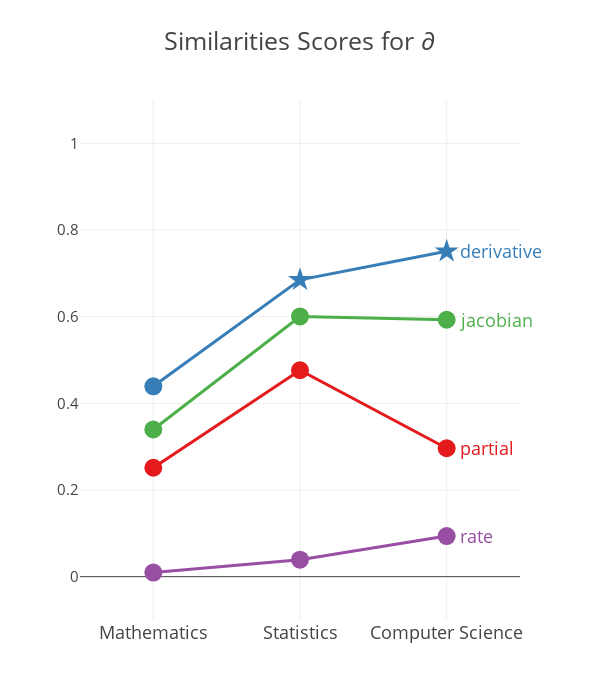

Write notebook code for a chart like this one.
### Code cell
word1 =  '∂'
test_words = ['partial','derivative','jacobian','rate']

similarity_plots(word1, test_words, word1)

### Figure 1 — Plotly figure (JSON) as saved in the notebook; plotly's stock layout.template omitted (floating-point values rounded to 4 significant figures)
{"data": [{"line": {"width": 3}, "marker": {"color": "rgb(228,26,28)", "size": 18, "symbol": ["circle", "circle", "circle"]}, "mode": "markers+lines", "type": "scatter", "x": ["Mathematics", "Statistics", "Computer Science"], "y": ["0.25132130442531697", "0.4763735368318961", "0.296340658138765"]}, {"line": {"width": 3}, "marker": {"color": "rgb(55,126,184)", "size": 18, "symbol": ["circle", "star", "star"]}, "mode": "markers+lines", "type": "scatter", "x": ["Mathematics", "Statistics", "Computer Science"], "y": ["0.4392770734339828", "0.6848673149470283", "0.7507507118359179"]}, {"line": {"width": 3}, "marker": {"color": "rgb(77,175,74)", "size": 18, "symbol": ["circle", "circle", "circle"]}, "mode": "markers+lines", "type": "scatter", "x": ["Mathematics", "Statistics", "Computer Science"], "y": ["0.33960823920436545", "0.6004459988315681", "0.5929020371070655"]}, {"line": {"width": 3}, "marker": {"color": "rgb(152,78,163)", "size": 18, "symbol": ["circle", "circle", "circle"]}, "mode": "markers+lines", "type": "scatter", "x": ["Mathematics", "Statistics", "Computer Science"], "y": ["0.009561920070781993", "0.039237676064470706", "0.09376587652261392"]}], "layout": {"annotations": [{"font": {"color": "rgb(228,26,28)", "size": 18}, "showarrow": false, "text": "partial", "x": "Computer Science", "xanchor": "left", "xshift": 11, "y": "0.296340658138765"}, {"font": {"color": "rgb(55,126,184)", "size": 18}, "showarrow": false, "text": "derivative", "x": "Computer Science", "xanchor": "left", "xshift": 11, "y": "0.7507507118359179"}, {"font": {"color": "rgb(77,175,74)", "size": 18}, "showarrow": false, "text": "jacobian", "x": "Computer Science", "xanchor": "left", "xshift": 11, "y": "0.5929020371070655"}, {"font": {"color": "rgb(152,78,163)", "size": 18}, "showarrow": false, "text": "rate", "x": "Computer Science", "xanchor": "left", "xshift": 11, "y": "0.09376587652261392"}], "autosize": false, "height": 700, "showlegend": false, "title": "Similarities Scores for ∂", "titlefont": {"size": 25}, "width": 600, "xaxis": {"range": [-0.5, 2.5], "showgrid": true, "showticklabels": true, "tickfont": {"size": 18}, "tickvals": [0, 1, 2], "zeroline": false}, "yaxis": {"range": [-0.1, 1.1], "showgrid": true, "showticklabels": true, "tickfont": {"size": 15}, "zeroline": true}}}
